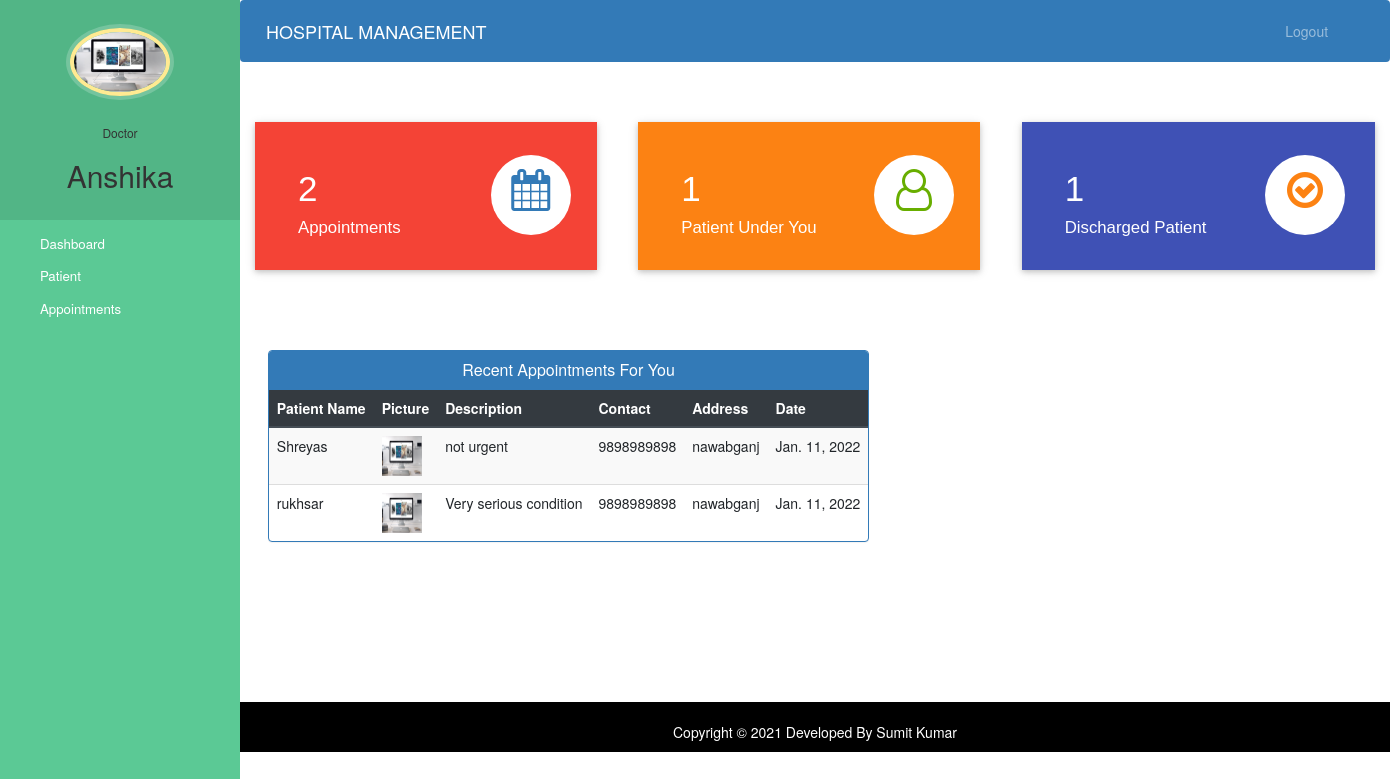
The app's page /doctor-dashboard (signed in) with its own data.
### hospital/models.py (models this page shows, shortened)
class Doctor(models.Model):
    user=models.OneToOneField(User,on_delete=models.CASCADE)
    profile_pic= models.ImageField(upload_to='profile_pic/DoctorProfilePic/',null=True,blank=True)
    address = models.CharField(max_length=40)
    mobile = models.CharField(max_length=20,null=True)
    department= models.CharField(max_length=50,choices=departments,default='Cardiologist')
    status=models.BooleanField(default=False)

class Appointment(models.Model):
    patientId=models.PositiveIntegerField(null=True)
    doctorId=models.PositiveIntegerField(null=True)
    patientName=models.CharField(max_length=40,null=True)
    doctorName=models.CharField(max_length=40,null=True)
    appointmentDate=models.DateField(auto_now=True)
    description=models.TextField(max_length=500)
    status=models.BooleanField(default=False)

class Patient(models.Model):
    user=models.OneToOneField(User,on_delete=models.CASCADE)
    profile_pic= models.ImageField(upload_to='profile_pic/PatientProfilePic/',null=True,blank=True)
    address = models.CharField(max_length=40)
    mobile = models.CharField(max_length=20,null=False)
    symptoms = models.CharField(max_length=100,null=False)
    assignedDoctorId = models.PositiveIntegerField(null=True)
    admitDate=models.DateField(auto_now=True)
    status=models.BooleanField(default=False)

### hospital/views.py (the view)
# urls.py: path('doctor-dashboard', views.doctor_dashboard_view,name='doctor-dashboard'),
@login_required(login_url='doctorlogin')
@user_passes_test(is_doctor)
def doctor_dashboard_view(request):
    patientcount=models.Patient.objects.all().filter(status=True,assignedDoctorId=request.user.id).count()
    appointmentcount=models.Appointment.objects.all().filter(status=True,doctorId=request.user.id).count()
    patientdischarged=models.PatientDischargeDetails.objects.all().distinct().filter(assignedDoctorName=request.user.first_name).count()
    appointments=models.Appointment.objects.all().filter(status=True,doctorId=request.user.id).order_by('-id')
    patientid=[]
    for a in appointments:
        patientid.append(a.patientId)
    patients=models.Patient.objects.all().filter(status=True,user_id__in=patientid).order_by('-id')
    appointments=zip(appointments,patients)
    mydict={
    'patientcount':patientcount,
    'appointmentcount':appointmentcount,
    'patientdischarged':patientdischarged,
    'appointments':appointments,
    'doctor':models.Doctor.objects.get(user_id=request.user.id), #for profile picture of doctor in sidebar
    }
    return render(request,'hospital/doctor_dashboard.html',context=mydict)

### hospital/views.py (called while the page is built)
def is_doctor(user):
    return user.groups.filter(name='DOCTOR').exists()

### templates/hospital/doctor_dashboard.html
{% extends 'hospital/doctor_base.html' %}
{% load static %}
{% block content %}
{%include 'hospital/doctor_dashboard_cards.html'%}
<br><br><br><br>
<div class="container">
  <div class="row">
    <div class="panel panel-primary" style="margin-left:2%;">
      <div class="panel-heading" style="text-align:center;">
        <h6 class="panel-title">Recent Appointments For You</h6>
      </div>
      <table class="table table-hover table-striped" id="dev-table">
        <thead class="thead-dark">
          <tr>
            <th>Patient Name</th>
            <th>Picture</th>
            <th>Description</th>
            <th>Contact</th>
            <th>Address</th>
            <th>Date</th>
          </tr>
        </thead>
        {% for a,p in appointments %}
        <tr>
          <td>{{a.patientName}}</td>
          <td> <img src="{% static p.profile_pic.url %}" alt="Profile Pic" height="40px" width="40px" /></td>
          <td>{{a.description}}</td>
          <td>{{p.mobile}}</td>
          <td>{{p.address}}</td>
          <td>{{a.appointmentDate}}</td>
        </tr>
        {% endfor %}
      </table>
    </div>
  </div>
</div>
{% endblock content %}

### templates/hospital/doctor_base.html (shortened to what this page needs)
<!DOCTYPE html>
{% load static %}
<html lang="en">
<head>
  <link rel="stylesheet" href="https://stackpath.bootstrapcdn.com/bootstrap/4.3.1/css/bootstrap.min.css">
  <link rel="stylesheet" href="https://maxcdn.bootstrapcdn.com/font-awesome/4.7.0/css/font-awesome.min.css">
</head>
<body>
  <nav class="menu" tabindex="0">
    <header class="avatar">
      <img src="{% static doctor.profile_pic.url %}" alt="Profile Pic" />
      <br><br>
      <h6>Doctor</h6>
      <h2>{{request.user.first_name}}</h2>
    </header>
    <ul>
      <li tabindex="0" class="icon-dashboard"> <a style="color:white; text-decoration:none;" href="/doctor-dashboard"><span>Dashboard</span></a> </li>
      <li tabindex="0" class="icon-users"> <a style="color:white; text-decoration:none;" href="/doctor-patient"><span>Patient</span></a></li>
      <li tabindex="0" class="icon-calendar"> <a style="color:white; text-decoration:none;" href="/doctor-appointment"><span>Appointments</span></a></li>
    </ul>
  </nav>
  <main>
    <div class="bs-example">
      <nav class="navbar navbar-expand-md  navbar-dark fixed-top" style="background:#337AB7;">
        <a href="/doctor-dashboard" class="navbar-brand">HOSPITAL MANAGEMENT</a>
        <div class="collapse navbar-collapse justify-content-between" id="navbarCollapse">
          <div class="navbar-nav" style=" margin-left: 90%;">
            <a href="/logout" class="nav-item nav-link">Logout</a>
          </div>
        </div>
      </nav>
    </div>
    <br><br>
    {% block content %}
    {% endblock content %}
    <br><br><br><br><br><br><br>
    <footer>
      <br>
      <div class="container">
        <div class="row">
          <div class="col-md-12 col-sm-12">
            <div style="color:#ffffff;" class="wow fadeInUp footer-copyright">
              <p>
                Copyright &copy; 2021 Developed By Sumit Kumar </p>
            </div>
          </div>
        </div>
      </div>
    </footer>
  </main>
</body>
</html>

### templates/hospital/doctor_base.html (style rules this page uses)
a:link { text-decoration: none; }
a { color: white; }
footer { padding: 0px 0px 0px 0px; background-color: black; margin: 0px; }
p { text-align: center; }
body { padding-left: 240px; }
main { position: relative; height: 100vh; }
.menu { background: #5bc995; height: 100vh; width: 240px; position: fixed; top: 0px; left: 0; z-index: 5; outline: none; }
.menu .avatar { background: rgba(0, 0, 0, 0.1); padding: 2em 0.5em; text-align: center; }
.menu .avatar img { width: 100px; border-radius: 50%; overflow: hidden; border: 4px solid #ffea92; box-shadow: 0 0 0 4px rgba(255, 255, 255, 0.2); }
.menu .avatar h2 { font-weight: normal; margin-bottom: 0; }
.menu ul { list-style: none; padding: 0.5em 0; margin: 0; }
.menu ul li { padding: 0.5em 1em 0.5em 3em; font-size: 0.95em; font-weight: regular; background-repeat: no-repeat; background-position: left 15px center; background-size: auto 20px; transition: all 0.15s linear; cursor: pointer; }
.menu ul li.icon-dashboard { background-image: url("http://www.entypo.com/images//gauge.svg"); }
.menu ul li.icon-users { background-image: url("http://www.entypo.com/images//users.svg"); }
.menu ul li.icon-calendar { background-image: url("http://www.entypo.com/images//calendar.svg"); }

### records on screen
Doctor: profile_pic (picture)
Appointment: patientName "Shreyas", profile_pic (picture), description "not urgent", mobile "9898989898", address "nawabganj", appointmentDate "Jan. 11, 2022"
Appointment: patientName "rukhsar", profile_pic (picture), description "Very serious condition", mobile "9898989898", address "nawabganj", appointmentDate "Jan. 11, 2022"

### other values on screen
{{ request.user.first_name }} "Anshika"
{{ appointmentcount }} "2"
{{ patientcount }} "1"
{{ patientdischarged }} "1"
